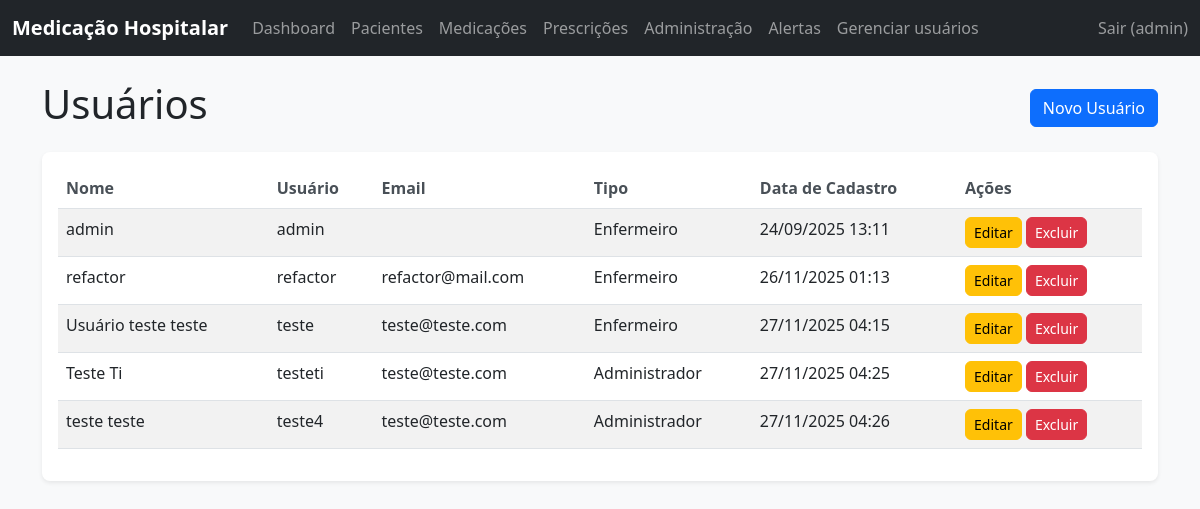
The page /usuarios/ (signed in) on the database as committed earlier.
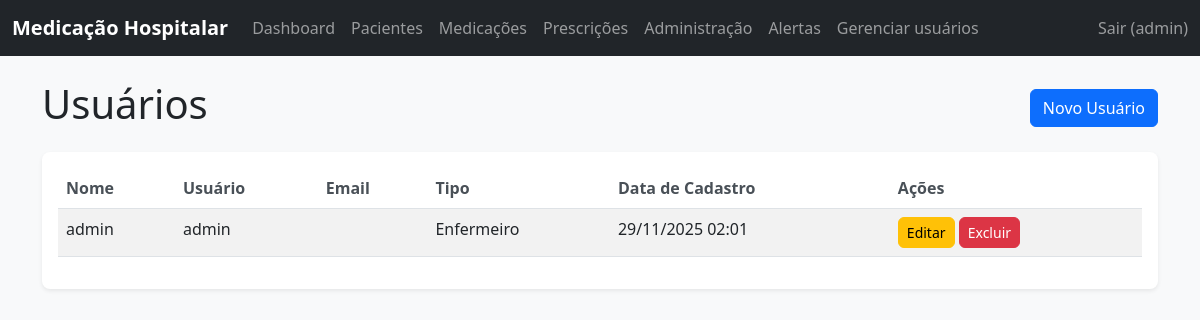
The same page on the database as committed later.
### core/models.py (models this page shows, shortened)
class Usuario(AbstractUser):
    USERNAME_FIELD = 'username'
    EMAIL_FIELD = 'email'
    TIPO_USUARIO_CHOICES = [
        ('medico', 'Médico'),
        ('enfermeiro', 'Enfermeiro'),
        ('administrador', 'Administrador'),
    ]
    tipo_usuario = models.CharField(max_length=15, choices=TIPO_USUARIO_CHOICES, default='enfermeiro')
    class Meta:
        verbose_name = "Usuário"
        verbose_name_plural = "Usuários"

### core/views_frontend.py (the view)
class UsuarioListView(LoginRequiredMixin, ListView):
    model = Usuario
    template_name = 'core/usuario_list.html'
    context_object_name = 'usuarios'
    def dispatch(self, request, *args, **kwargs):
        if not (request.user.is_superuser or request.user.is_staff):
            messages.error(request, 'Você não tem permissão para acessar a listagem de usuários.')
            return redirect('dashboard')
        return super().dispatch(request, *args, **kwargs)

### templates/core/usuario_list.html (shortened to what this page needs)
{% extends 'base.html' %}
{% load static %}
{% block content %}
<div class="row">
    <div class="col-12">
        <div class="d-flex justify-content-between align-items-center mb-3">
            <h1>Usuários</h1>
            <a href="{% url 'usuario_create' %}" class="btn btn-primary">Novo Usuário</a>
        </div>
    </div>
</div>
<div class="row">
    <div class="col-12">
        <div class="card">
            <div class="card-body">
                {% if usuarios %}
                    <div class="table-responsive">
                        <table class="table table-striped">
                            <thead>
                                <tr>
                                    <th>Nome</th>
                                    <th>Usuário</th>
                                    <th>Email</th>
                                    <th>Tipo</th>
                                    <th>Data de Cadastro</th>
                                    <th>Ações</th>
                                </tr>
                            </thead>
                            <tbody>
                                {% for usuario in usuarios %}
                                    <tr>
                                        <td>{{ usuario.get_full_name|default:usuario.username }}</td>
                                        <td>{{ usuario.username }}</td>
                                        <td>{{ usuario.email }}</td>
                                        <td>{{ usuario.get_tipo_usuario_display }}</td>
                                        <td>{{ usuario.date_joined|date:"d/m/Y H:i" }}</td>
                                        <td>
                                            <a href="{% url 'usuario_update' usuario.pk %}" class="btn btn-sm btn-warning">Editar</a>
                                            <a href="{% url 'usuario_delete' usuario.pk %}" class="btn btn-sm btn-danger">Excluir</a>
                                        </td>
                                    </tr>
                                {% endfor %}
                            </tbody>
                        </table>
                    </div>
                {% else %}
                    <p class="text-muted">Nenhum usuário cadastrado.</p>
                {% endif %}
            </div>
        </div>
    </div>
</div>
{% endblock %}

### templates/base.html (shortened to what this page needs)
{% load static %}
<!DOCTYPE html>
<html lang="pt-br">
<head>
    <link href="https://cdn.jsdelivr.net/npm/bootstrap@5.3.0/dist/css/bootstrap.min.css" rel="stylesheet">
    <link rel="stylesheet" href="{% static 'css/style.css' %}">
</head>
<body>
    <nav class="navbar navbar-expand-lg navbar-dark bg-dark">
        <div class="container-fluid">
            <a class="navbar-brand" href="{% url 'dashboard' %}">Medicação Hospitalar</a>
            <div class="collapse navbar-collapse" id="navbarNav">
                <ul class="navbar-nav me-auto mb-2 mb-lg-0">
                    {% if user.is_authenticated %}
                        <li class="nav-item">
                            <a class="nav-link" href="{% url 'dashboard' %}">Dashboard</a>
                        </li>
                        <li class="nav-item">
                            <a class="nav-link" href="{% url 'paciente_list' %}">Pacientes</a>
                        </li>
                        <li class="nav-item">
                            <a class="nav-link" href="{% url 'medicamento_list' %}">Medicações</a>
                        </li>
                        <li class="nav-item">
                            <a class="nav-link" href="{% url 'prescricao_list' %}">Prescrições</a>
                        </li>
                        <li class="nav-item">
                            <a class="nav-link" href="{% url 'administracao_list' %}">Administração</a>
                        </li>
                        <li class="nav-item">
                            <a class="nav-link" href="{% url 'alerta_list' %}">Alertas</a>
                        </li>
                        {% if user.is_superuser or user.is_staff %}
                            <li class="nav-item">
                                <a class="nav-link" href="{% url 'usuario_list' %}">Gerenciar usuários</a>
                            </li>
                        {% endif %}
                    {% endif %}
                </ul>
                <ul class="navbar-nav">
                    {% if user.is_authenticated %}
                        <li class="nav-item">
                            <form method="post" action="{% url 'logout' %}" class="d-inline">
                                <button type="submit" class="nav-link btn btn-link p-0 m-0">
                                    Sair ({{ user.username }})
                                </button>
                            </form>
                        </li>
                    {% else %}
                        <li class="nav-item">
                            <a class="nav-link" href="{% url 'login' %}">Login</a>
                        </li>
                    {% endif %}
                </ul>
            </div>
        </div>
    </nav>
    <div class="container mt-4">
        {% block content %}
        {% endblock %}
    </div>
</body>
</html>

### static/css/style.css (style rules this page uses)
body { font-family: 'Segoe UI', Tahoma, Geneva, Verdana, sans-serif; background-color: #f8f9fa; }
.navbar-brand { font-weight: bold; }
.card { border: none; box-shadow: 0 0.125rem 0.25rem rgba(0, 0, 0, 0.075); border-radius: 0.5rem; }
.btn { border-radius: 0.375rem; }
.table th { border-top: none; font-weight: 600; color: #495057; }

Rows that differ between the two databases and show on the page:
removed Usuario: get_full_name "refactor", username "refactor", email "refactor@mail.com", tipo_usuario "Enfermeiro", date_joined "26/11/2025 01:13"
removed Usuario: get_full_name "Usuário teste teste", username "teste", email "teste@teste.com", tipo_usuario "Enfermeiro", date_joined "27/11/2025 04:15"
removed Usuario: get_full_name "Teste Ti", username "testeti", email "teste@teste.com", tipo_usuario "Administrador", date_joined "27/11/2025 04:25"
removed Usuario: get_full_name "teste teste", username "teste4", email "teste@teste.com", tipo_usuario "Administrador", date_joined "27/11/2025 04:26"
changed Usuario "admin": date_joined "24/09/2025 13:11" → "29/11/2025 02:01"
